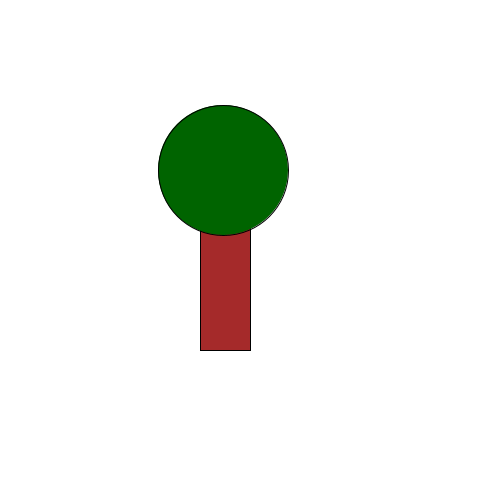
Frame 1 (no input)
Frame 60 (the mouse pressed at the canvas centre just before this capture): identical to frame 1, image omitted
Frame 120 (the mouse held since frame 60 and released just before this capture): identical to frame 1, image omitted

The Processing sketch that drew this single still picture (run headless with seeded random() and noise(); from frame 60 on, the mouse is pressed at the canvas centre):

// Processing sketch: Opd9_9
// ── Opd9_9.pde

void setup(){
size(500,500);

}


void draw(){
background(255,255,255);
boomStam(200,200,50,150);
plant(223,170,130,130);

//boomStam(300,300,50,150);

}

void boomStam(int x1, int y1, int x2, int y2){
  fill(165,42,42);
  rect(x1, y1, x2, y2);
  noFill();


}


void plant(int x1, int y1, int x2, int y2){
  fill(0,100,0);
  ellipse(x1, y1, x2, y2);
  noFill();



}
